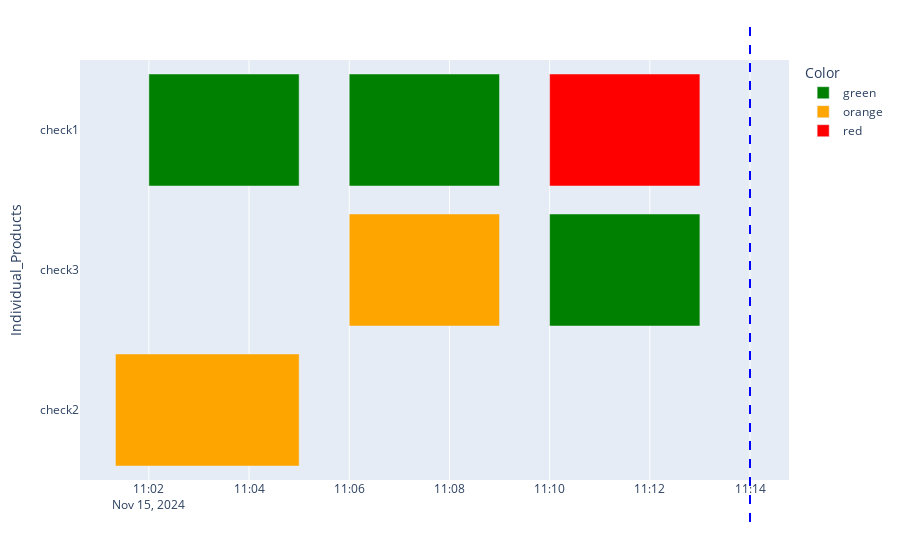

Write notebook code for a chart like this one.
### Code cell
with open('checks.json', 'r') as file:
    data = json.load(file)

aux_df2 = []
for i in range(len(data)):
    aux_df2.append(dict(Individual_Products=data[i]['quality_check_id'],
                       Start=pd.to_datetime(data[i]['sensing_start'], format="%d/%m/%Y %H:%M:%S"),
                       Finish=pd.to_datetime(data[i]['sensing_stop'], format="%d/%m/%Y %H:%M:%S"), 
                       Color=colors[data[i]['result']],
                       Indicator=data[i]['quality_indicator'],
                       Product=data[i]['product_filename']))

df2 = pd.DataFrame(aux_df2)

layout = dict(
    hoversubplots="axis",
    title=dict(text="Okkkk"),
    hovermode="x",
    grid=dict(rows=3, columns=1),
)

cm = {x:x for x in df2.Color.unique()}
fig = px.timeline(df2, x_start='Start', x_end='Finish', 
                  y='Individual_Products', color='Color', color_discrete_map=cm, 
                  hover_data={'Individual_Products': False, 'Color': False, 'Start': False, 'Finish': False, 'Indicator': True, 'Product': True})
fig.update_yaxes(autorange="reversed", hoverformat="None") # otherwise tasks are listed from the bottom up
#current_time = datetime.now()
current_time = pd.to_datetime(data[3]['sensing_stop'], format='%d/%m/%Y %H:%M:%S') + timedelta(minutes=1) ;

fig.update_layout(
    shapes=[
        dict(
            type='line',
            yref='paper', y0=-0.1, y1=1.1,
            xref='x', x0=current_time, x1=current_time,
            line=dict(
                dash='dash',
                color='blue', 
                width=2
            )
        )
    ],
    annotations=[
        dict(
            x=current_time,
            y=1.2, 
            xref='x',
            yref='paper',
            text='Current Time', 
            showarrow=False,
            font=dict(
                size=12,
                color='blue'
            ),
            align='center'
        )
    ]
)
fig.show()

### Figure 1 — Plotly figure (JSON) as saved in the notebook; plotly's stock layout.template omitted (floating-point values rounded to 4 significant figures)
{"data": [{"alignmentgroup": "True", "base": ["2024-11-15T11:02:00", "2024-11-15T11:06:00", "2024-11-15T11:10:00"], "customdata": [["green", "indicator1", "FLX_LXX_OBS____yyymmddTHHMMSS_yyymmddTHHMMSS_yyymmddTHHMMSS__0128_011_045_2826_0001"], ["green", "indicator1", "FLX_LXX_OBS____yyymmddTHHMMSS_yyymmddTHHMMSS_yyymmddTHHMMSS__0128_011_045_2826_0001"], ["green", "indicator2", "FLX_LXX_OBS____yyymmddTHHMMSS_yyymmddTHHMMSS_yyymmddTHHMMSS__0128_011_045_2826_0001"]], "hovertemplate": "Indicator=%{customdata[1]}<br>Product=%{customdata[2]}<extra></extra>", "legendgroup": "green", "marker": {"color": "green", "pattern": {"shape": ""}}, "name": "green", "offsetgroup": "green", "orientation": "h", "showlegend": true, "textposition": "auto", "type": "bar", "x": [180000, 180000, 180000], "xaxis": "x", "y": ["check1", "check1", "check3"], "yaxis": "y"}, {"alignmentgroup": "True", "base": ["2024-11-15T11:01:20", "2024-11-15T11:06:00"], "customdata": [["orange", "indicator1", "FLX_LXX_OBS____yyymmddTHHMMSS_yyymmddTHHMMSS_yyymmddTHHMMSS__0128_011_045_2826_0001"], ["orange", "indicator2", "FLX_LXX_OBS____yyymmddTHHMMSS_yyymmddTHHMMSS_yyymmddTHHMMSS__0128_011_045_2826_0001"]], "hovertemplate": "Indicator=%{customdata[1]}<br>Product=%{customdata[2]}<extra></extra>", "legendgroup": "orange", "marker": {"color": "orange", "pattern": {"shape": ""}}, "name": "orange", "offsetgroup": "orange", "orientation": "h", "showlegend": true, "textposition": "auto", "type": "bar", "x": [220000, 180000], "xaxis": "x", "y": ["check2", "check3"], "yaxis": "y"}, {"alignmentgroup": "True", "base": ["2024-11-15T11:10:00"], "customdata": [["red", "indicator1", "FLX_LXX_OBS____yyymmddTHHMMSS_yyymmddTHHMMSS_yyymmddTHHMMSS__0128_011_045_2826_0001"]], "hovertemplate": "Indicator=%{customdata[1]}<br>Product=%{customdata[2]}<extra></extra>", "legendgroup": "red", "marker": {"color": "red", "pattern": {"shape": ""}}, "name": "red", "offsetgroup": "red", "orientation": "h", "showlegend": true, "textposition": "auto", "type": "bar", "x": [180000], "xaxis": "x", "y": ["check1"], "yaxis": "y"}], "layout": {"annotations": [{"align": "center", "font": {"color": "blue", "size": 12}, "showarrow": false, "text": "Current Time", "x": "2024-11-15T11:14:00", "xref": "x", "y": 1.2, "yref": "paper"}], "barmode": "overlay", "legend": {"title": {"text": "Color"}, "tracegroupgap": 0}, "margin": {"t": 60}, "shapes": [{"line": {"color": "blue", "dash": "dash", "width": 2}, "type": "line", "x0": "2024-11-15T11:14:00", "x1": "2024-11-15T11:14:00", "xref": "x", "y0": -0.1, "y1": 1.1, "yref": "paper"}], "xaxis": {"anchor": "y", "domain": [0, 1], "type": "date"}, "yaxis": {"anchor": "x", "autorange": "reversed", "domain": [0, 1], "hoverformat": "None", "title": {"text": "Individual_Products"}}}}
